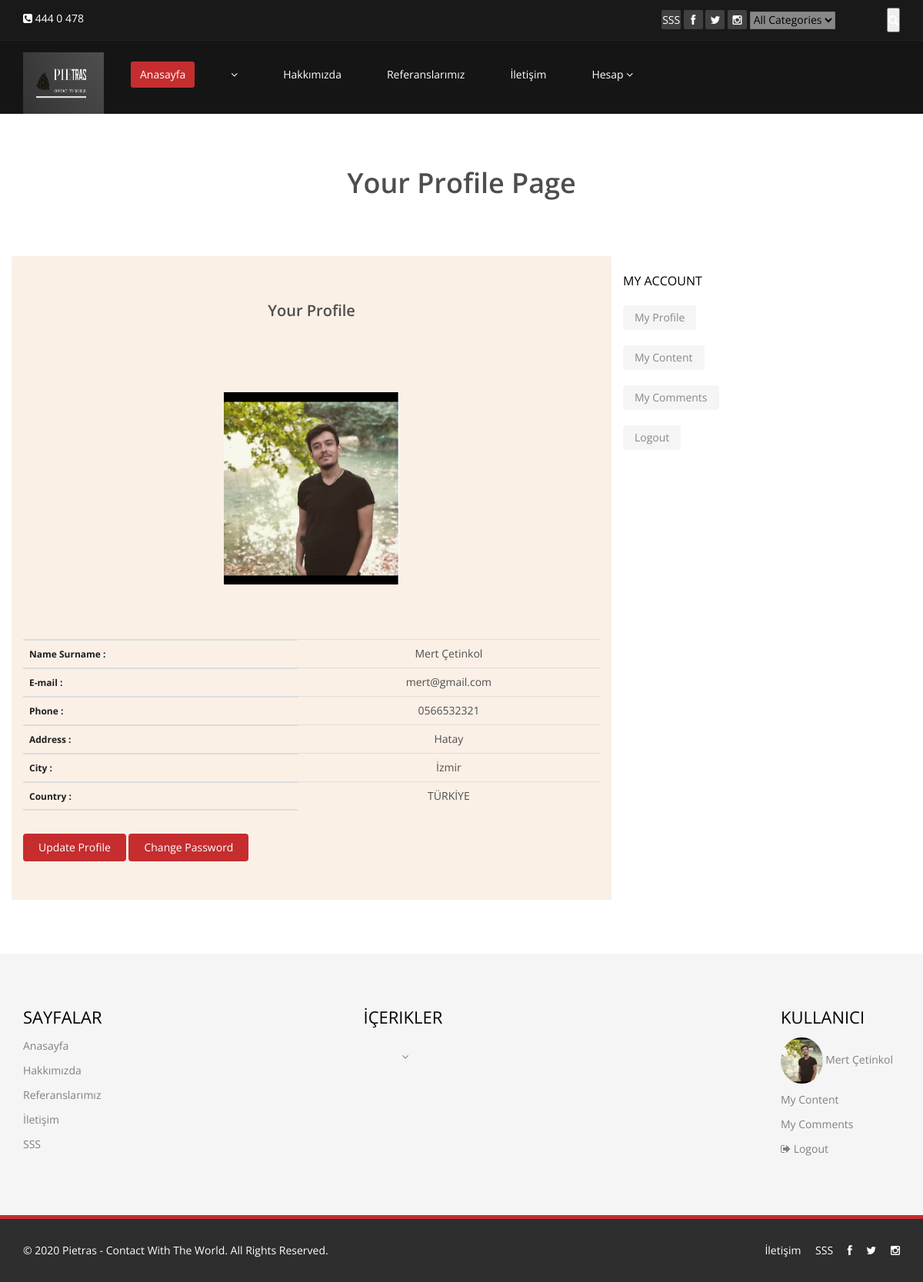
The page /user/ (signed in) on the database its author committed.
### Home/models.py (models this page shows, shortened)
class Setting(models.Model):
    STATUS =(
        ('True', 'Evet'),
        ('False', 'Hayır'),
    )
    title = models.CharField(max_length=150)
    keywords = models.CharField(max_length=200)
    description = models.CharField(max_length=200)
    company = models.CharField(max_length=50)
    address = models.CharField(blank=True, max_length=150)
    phone = models.CharField(blank=True,max_length=15)
    fax = models.CharField(blank=True, max_length=15)
    email = models.CharField(blank=True, max_length=50)
    map = models.TextField(blank=True)
    smtpserver = models.CharField(blank=True, max_length=20)
    smtpemail = models.CharField(blank=True, max_length=20)
    smtppassword = models.CharField(blank=True, max_length=20)
    smtpport = models.CharField(blank=True, max_length=5)
    icon = models.ImageField(blank=True, upload_to='images/')
    facebook = models.CharField(max_length=50)
    twitter = models.CharField(max_length=50)
    instagram = models.CharField(max_length=50)
    aboutus = RichTextUploadingField(blank=True)
    contactus = RichTextUploadingField(blank=True)
    references = RichTextUploadingField(blank=True)
    status = models.CharField(max_length=10, choices=STATUS)
    created_at = models.DateTimeField(auto_now_add=True)
    updated_at = models.DateTimeField(auto_now=True)

class UserProfile(models.Model):
    user = models.OneToOneField(User, on_delete=models.CASCADE)
    phone = models.CharField(max_length=15)
    adress = models.CharField(max_length=150)
    city = models.CharField(max_length=150)
    country = models.CharField(max_length=150)
    image = models.ImageField(blank=True, upload_to='images/users/')
    def image_tag(self):
        return mark_safe('<img src="{}" height="50"/>'.format(self.image.url))
    image_tag.short_description = 'Image'

### user/views.py (the view)
# urls.py: path('', views.index, name='index'),
@login_required(login_url='/login')
def index(request):
    category = Category.objects.all()
    current_user = request.user
    profile = UserProfile.objects.get(user_id=current_user.id)
    setting = Setting.objects.get(pk=1)
    context = {
        'category': category,
        'profile': profile,
        'setting': setting,
    }
    return render(request, 'userprofile.html', context)

### user/templates/userprofile.html (shortened to what this page needs)
{% extends 'homebase.html' %}
{% load static %}
{% block body%}
    <section id="blog" class="container">
        <div class="center">
            <h2> Your Profile Page</h2>
        </div>
        <div class="blog">
            <div class="row">
                <div class="col-md-8" style="background-color: #faf0e6">
                    <h1 id="comments_title" class="center">Your Profile</h1>
                    <div class="blog-item">
                        <table class="table">
                            <thead>
                            <tr>
                                <th class="text-left"style="color: #1f1f20"> </th>
                                <div class="center"><img src="{{ profile.image.url }}" height="250px"></div>
                            </tr>
                            <tr>
                                <th class="text-left"style="color: #1f1f20"> Name Surname : </th>
                                <td class="text-center"> {{ profile.user.first_name}} {{ profile.user.last_name}}</td>
                            </tr>
                            <tr>
                                <th class="text-left"style="color: #1f1f20"> E-mail : </th>
                                <td class="text-center"> {{ profile.user.email }}</td>
                            </tr>
                            <tr>
                                <th class="text-left"style="color: #1f1f20"> Phone : </th>
                                <td class="text-center"> {{ profile.phone}}</td>
                            </tr>
                            <tr>
                                <th class="text-left"style="color: #1f1f20"> Address : </th>
                                <td class="text-center"> {{ profile.adress }}</td>
                            </tr>
                            <tr>
                                <th class="text-left"style="color: #1f1f20"> City : </th>
                                <td class="text-center"> {{ profile.city }}</td>
                            </tr>
                            <tr>
                                <th class="text-left" style="color: #1f1f20"> Country : </th>
                                <td class="text-center"> {{ profile.country }}</td>
                            </tr>
                            </thead>
                        </table>
                        <th class="text-right">
                            <a href="/user/update" class="btn btn btn-primary button"> Update Profile</a>
                            <a href="/user/password" class="btn btn btn-primary button"> Change Password</a>
                        </th>
                    </div>
                </div>
                <aside class="col-md-4">
                    {% include 'userpanel.html' %}
                </aside>
            </div>
        </div>
    </section>
{% endblock %}

### Home/templates/header.html (shortened to what this page needs)
{% load static %}
<header id="header">
    <div class="top-bar">
        <div class="container">
            <div class="row">
                <div class="col-sm-6 col-xs-4">
                    <div class="top-number"><p><i class="fa fa-phone-square"></i>  {{ setting.phone}}</p></div>
                </div>
                <div class="col-sm-6 col-xs-8">
                    <div class="social">
                        <ul class="social-share">
                            <li><a href="/SSS"> SSS</a></li>
                            <li><a href="{{ setting.facebook}}"><i class="fa fa-facebook"></i></a></li>
                            <li><a href="{{ setting.twitter}}"><i class="fa fa-twitter"></i></a></li>
                            <li><a href="{{ setting.instagram}}"><i class="fa fa-instagram"></i></a></li>
                        </ul>
                        <div class="search">
                            <form role="form" action="/search/" method="post">
                                {% load mptt_tags %}
                                <select style="background-color: #888888" name="catid" class="input search">
                                    <option value="0"> All Categories</option>
                                </select>
                                <input id="query" name="query" type="text" class="search-form" autocomplete="off" placeholder="Enter your Keywords">
                                <button class="search-btn"><i class="fa fa-search"></i></button>
                            </form>
                        </div>
                    </div>
                </div>
            </div>
        </div>
    </div>
    <nav class="navbar navbar-inverse" role="banner">
        <div class="container">
            <div class="navbar-header">
                <a class="navbar-brand" href="/"><img src="{% static 'images/logom1.png' %}" style="height: 60pt;width: 105px;" alt="logo"></a>
                <ul class="nav navbar-nav">
                    <li class="active"><a href="/">Anasayfa</a></li>
                    {% load mptt_tags %}
                    {% recursetree category %}
                        <li class="dropdown">
                            <a href="/category/{{ node.id }}/{{ node.slug }}" {% if not node.is_leaf_node %} class="dropdown" {% endif %}>{{ node.title }}  {% if not node.is_leaf_node %}<i class="fa fa-angle-down"></i>{% endif %}</a>
                        </li>
                    {% endrecursetree %}
                    <li><a href="/hakkimizda">Hakkımızda</a></li>
                    <li><a href="/referanslar">Referanslarımız</a></li>
                    <li><a href="/iletisim">İletişim</a></li>
                    {% if user.id is not None %}
                        <li class="dropdown">
                            <a href="#" class="dropdown-toggle" data-toggle="dropdown">Hesap  <i class="fa fa-angle-down"></i></a>
                        </li>
                    {% endif %}
                </ul>
            </div>
        </div>
    </nav>
</header>

### Home/templates/footer.html (shortened to what this page needs)
{% load static %}
<section id="bottom">
    <div class="container wow fadeInDown" data-wow-duration="1000ms" data-wow-delay="600ms">
        <div class="row">
            <div class="col-md-3 col-sm-8">
                <div class="widget">
                    <h3>Sayfalar</h3>
                    <ul>
                        <li class="active"><a href="/">Anasayfa</a></li>
                        <li><a href="/hakkimizda">Hakkımızda</a></li>
                        <li><a href="/referanslar">Referanslarımız</a></li>
                        <li><a href="/iletisim">İletişim</a></li>
                        <li><a href="/SSS"> SSS</a></li>
                    </ul>
                </div>
            </div>
            <div class="col-md-3 col-sm-8" style="margin-left: 150px">
                <div class="widget">
                    <h3>İçerikler</h3>
                    <ul class="nav navbar-nav">
                        {% load mptt_tags %}
                        {% recursetree category %}
                            <li class="dropdown">
                                <a href="/category/{{ node.id }}/{{ node.slug }}" {% if not node.is_leaf_node %} class="dropdown" {% endif %}>{{ node.title }}  {% if not node.is_leaf_node %}<i class="fa fa-angle-down"></i>{% endif %}</a>
                            </li>
                        {% endrecursetree %}
                </div>
            </div>
            <div style="margin-left: 1000px">
                <div class="widget">
                    <h3>Kullanıcı</h3>
                    {% if user.id is not None %}
                        <ul >
                            <li><a href="/user"><img src="{{ user.userprofile.image.url}}" height="60px" class="img-circle"> {{user.first_name}} {{user.last_name}} </a></li>
                            <li><a href="/user/mynews">My Content </a></li>
                            <li><a href="/user/comments/">My Comments </a></li>
                            <li><a href="/logout/"><i class="fa fa-sign-out"> </i>  Logout</a></li>
                        </ul>
                    {% else %}
                        <ul >
                            <li><a href="/login/"><i class="fa fa-unlock"> </i>  Login</a></li>
                            <li><a href="/register/"><i class="fa fa-sign-in"> </i>  Sign up</a></li>
                        </ul>
                    {% endif %}
                </div>
            </div>
        </div>
    </div>
</section>
<footer id="footer" class="midnight-blue">
    <div class="container">
        <div class="row">
            <div class="col-sm-6">
                &copy; 2020 <a target="_blank" href="/hakkimizda" title="The Best Content Producer Web Site of the World!">{{setting.company}}</a>. All Rights Reserved.
            </div>
            <div class="col-sm-6">
                <ul class="pull-right">
                    <li><a href="/iletisim">İletişim</a></li>
                    <li><a href="/SSS">SSS</a></li>
                    <li><a href="{{ setting.facebook}}"><i class="fa fa-facebook"></i></a></li>
                    <li><a href="{{ setting.twitter}}"><i class="fa fa-twitter"></i></a></li>
                    <li><a href="{{ setting.instagram}}"><i class="fa fa-instagram"></i></a></li>
                </ul>
            </div>
        </div>
    </div>
</footer>

### Home/static/css/main.css (style rules this page uses)
body { background: #fff; font-family: 'Open Sans', sans-serif; color:#4e4e4e; line-height: 22px; }
h1, h2, h3, h4, h5, h6 { font-weight: 600; font-family: 'Open Sans', sans-serif; color:#4e4e4e; }
h1 { font-size: 36px; color:#fff; }
h2 { font-size: 20px; }
h3 { font-size: 16px; color: #787878; font-weight: 400; line-height: 24px; }
a { color: #c52d2f; -webkit-transition: color 300ms, background-color 300ms; -moz-transition: color 300ms, background-color 300ms; -o-transition: color 300ms, background-color 300ms; transition: color 300ms, background-color 300ms; }
.btn-primary { padding: 8px 20px; background: #c52d2f; color: #fff; border-radius: 4px; border:none; margin-top: 10px; }
.center h2 { font-size: 36px; margin-top: 0; margin-bottom: 20px; }
body > section { padding: 70px 0; }
.center { text-align: center; padding-bottom: 55px; }
#header .search { display: inline-block; }
.navbar>.container .navbar-brand { margin-left: 0; }
.top-bar { padding: 10px 0; background: #191919; border-bottom: 1px solid #222; line-height: 28px; }
.top-number { color: #fff; }
.top-number p { margin: 0 }
.social { text-align: right; }
.social-share { display: inline-block; list-style: none; padding: 0; margin: 0; }
ul.social-share li { display: inline-block; }
ul.social-share li a { display: inline-block; color: #fff; background: #404040; width: 25px; height: 25px; line-height: 25px; text-align: center; border-radius: 2px; }
.search i { color: #fff; }
input.search-form { background: transparent; border: 0 none; width: 60px; padding: 0 10px; color: #FFF; -webkit-transition: all 400ms; -moz-transition: all 400ms; -ms-transition: all 400ms; -o-transition: all 400ms; transition: all 400ms; }
.navbar-brand { padding: 0; margin:0; }
.navbar { border-radius: 0; margin-bottom: 0; background: #151515; padding: 15px 0; padding-bottom: 0; }
.navbar-nav { margin-top: 12px; }
.navbar-nav>li { margin-left: 35px; padding-bottom: 28px; }
.navbar-inverse .navbar-nav > li > a { padding: 5px 12px; margin: 0; border-radius: 3px; color: #fff; line-height: 24px; display: inline-block; }
.navbar-inverse { border: none; }
.navbar-inverse .navbar-brand { font-size: 36px; line-height: 50px; color: #fff; }
.navbar-inverse .navbar-nav > .active > a, .navbar-inverse .navbar-nav > .active > a:hover, .navbar-inverse .navbar-nav > .active > a:focus, .navbar-inverse .navbar-nav > .open > a, .navbar-inverse .navbar-nav > .open > a:hover, .navbar-inverse .navbar-nav > .open > a:focus { background-color: #c52d2f; color: #fff; }
.text-left { color: #FFFFFF; font-size: 12px; margin-top: 15px; }
.widget { margin-bottom: 60px; padding-left: 0; }
.widget h3 { color: #000; text-transform: uppercase; margin-bottom: 20px; }
.blog-item { border-radius: 0; overflow: hidden; margin-bottom: 50px; }
#comments_title { color:#4e4e4e; font-weight:700px; font-size:20px; margin-top:60px; margin-bottom:40px; }
#bottom { background: #f5f5f5; border-bottom: 5px solid #c52d2f; font-size: 14px; }
#bottom h3 { margin-top: 0; margin-bottom: 10px; text-transform: uppercase; font-size:22px; color: #000; }
#bottom ul { list-style: none; padding: 0; margin: 0; }
#bottom ul li { display: block; padding: 5px 0; }
#bottom ul li a { color: #808080; }
#bottom .widget { margin-bottom: 0; }
#footer { padding-top: 30px; padding-bottom: 30px; color: #fff; background: #2e2e2e; }
#footer a { color: #fff; }
#footer ul { list-style: none; padding: 0; margin: 0; }
#footer ul > li { display: inline-block; margin-left: 15px; }

### rows shown on the page
Setting: phone "444 0 478", company "Pietras - Contact With The World"
UserProfile: image (picture), user.first_name "Mert", user.last_name "Çetinkol", user.email "mert@gmail.com", phone "0566532321", adress "Hatay", city "İzmir", country "TÜRKİYE"

### other values the page prints
{{ user.first_name }} "Mert"
{{ user.last_name }} "Çetinkol"
